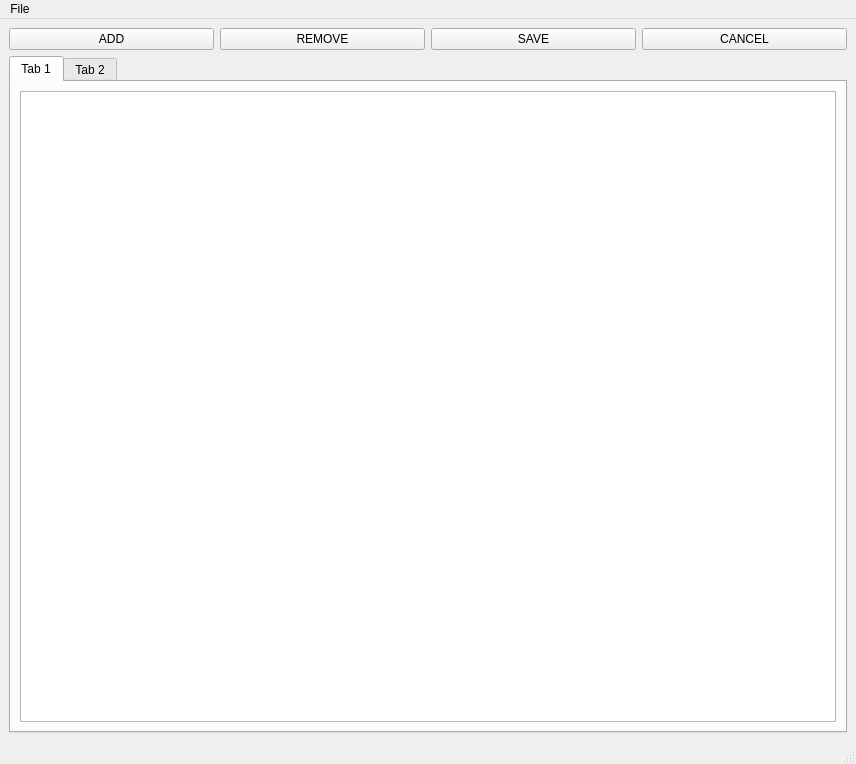
<?xml version="1.0" encoding="UTF-8"?>
<ui version="4.0">
 <class>MainWindow</class>
 <widget class="QMainWindow" name="MainWindow">
  <property name="windowModality">
   <enum>Qt::NonModal</enum>
  </property>
  <property name="geometry">
   <rect>
    <x>0</x>
    <y>0</y>
    <width>856</width>
    <height>764</height>
   </rect>
  </property>
  <property name="windowTitle">
   <string>MainWindow</string>
  </property>
  <widget class="QWidget" name="centralwidget">
   <layout class="QGridLayout" name="gridLayout_2">
    <item row="0" column="0">
     <layout class="QGridLayout" name="gridLayout">
      <item row="1" column="1">
       <layout class="QVBoxLayout" name="verticalLayout">
        <item>
         <layout class="QHBoxLayout" name="horizontalLayout">
          <item>
           <widget class="QPushButton" name="pushButton_add">
            <property name="text">
             <string>ADD</string>
            </property>
           </widget>
          </item>
          <item>
           <widget class="QPushButton" name="pushButton_remove">
            <property name="text">
             <string>REMOVE</string>
            </property>
           </widget>
          </item>
          <item>
           <widget class="QPushButton" name="pushButton_save">
            <property name="text">
             <string>SAVE</string>
            </property>
           </widget>
          </item>
          <item>
           <widget class="QPushButton" name="pushButton_cancel">
            <property name="text">
             <string>CANCEL</string>
            </property>
           </widget>
          </item>
         </layout>
        </item>
        <item>
         <layout class="QHBoxLayout" name="horizontalLayout_2">
          <item>
           <widget class="QTabWidget" name="tabWidget">
            <property name="currentIndex">
             <number>0</number>
            </property>
            <widget class="QWidget" name="tab">
             <property name="enabled">
              <bool>true</bool>
             </property>
             <attribute name="title">
              <string>Tab 1</string>
             </attribute>
             <layout class="QGridLayout" name="gridLayout_4">
              <item row="0" column="0">
               <widget class="QTableView" name="tableView">
                <property name="sortingEnabled">
                 <bool>false</bool>
                </property>
               </widget>
              </item>
             </layout>
            </widget>
            <widget class="QWidget" name="tab_2">
             <attribute name="title">
              <string>Tab 2</string>
             </attribute>
             <layout class="QGridLayout" name="gridLayout_3">
              <item row="0" column="0">
               <widget class="CustomTreeView" name="treeView">
                <property name="editTriggers">
                 <set>QAbstractItemView::NoEditTriggers</set>
                </property>
               </widget>
              </item>
             </layout>
            </widget>
           </widget>
          </item>
         </layout>
        </item>
       </layout>
      </item>
     </layout>
    </item>
   </layout>
  </widget>
  <widget class="QMenuBar" name="menubar">
   <property name="geometry">
    <rect>
     <x>0</x>
     <y>0</y>
     <width>856</width>
     <height>25</height>
    </rect>
   </property>
   <widget class="QMenu" name="menuFile">
    <property name="title">
     <string>File</string>
    </property>
    <addaction name="actionOpen_Database"/>
   </widget>
   <addaction name="menuFile"/>
  </widget>
  <widget class="QStatusBar" name="statusbar"/>
  <action name="actionOpen_Database">
   <property name="text">
    <string>Open Database</string>
   </property>
  </action>
 </widget>
 <customwidgets>
  <customwidget>
   <class>CustomTreeView</class>
   <extends>QTreeView</extends>
   <header>customtreeview.h</header>
  </customwidget>
 </customwidgets>
 <tabstops>
  <tabstop>pushButton_save</tabstop>
  <tabstop>pushButton_cancel</tabstop>
  <tabstop>tableView</tabstop>
  <tabstop>pushButton_remove</tabstop>
  <tabstop>treeView</tabstop>
  <tabstop>pushButton_add</tabstop>
 </tabstops>
 <resources/>
 <connections/>
</ui>
